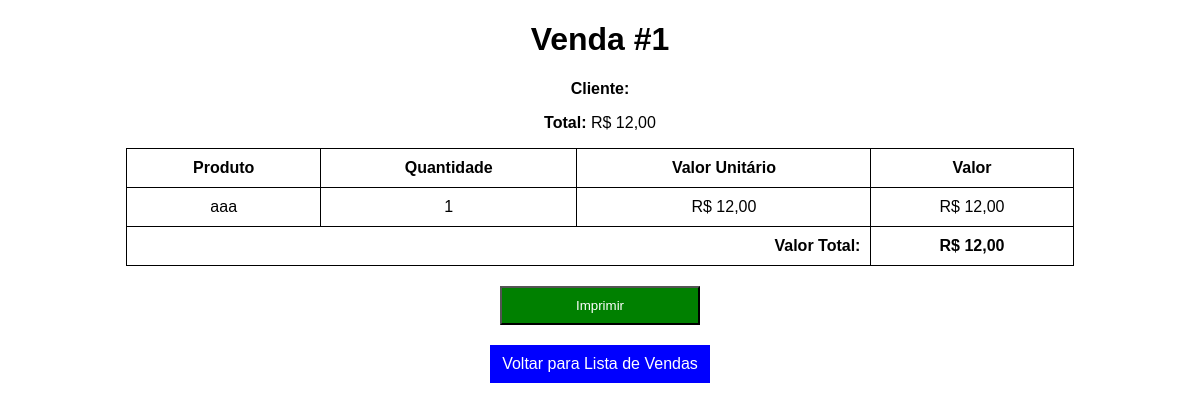
The app's page /vendas/imprimir/1/ with its own data.
### vendas/models.py (models this page shows, shortened)
class vendas(models.Model):
    num_venda = models.AutoField(primary_key=True)
    nome_cliente = models.ForeignKey(Cliente, on_delete=models.CASCADE)
    data_hora = models.DateTimeField(auto_now_add=True)
    total_venda = models.DecimalField(max_digits=10, decimal_places=2, default=0)

class item_venda(models.Model):
    venda = models.ForeignKey(vendas, on_delete=models.CASCADE, related_name="itens")
    produto = models.ForeignKey(Produto, on_delete=models.CASCADE)
    quantidade = models.PositiveIntegerField()
    valor_unit = models.DecimalField(max_digits=10, decimal_places=2)
    valor_total = models.DecimalField(max_digits=10, decimal_places=2)

### produtos/models.py (models this page shows, shortened)
class Produto(models.Model):
    codigo = models.CharField(max_length=20, unique=True)
    descricao = models.CharField(max_length=100)
    marca = models.CharField(max_length=50)
    quantidade_minima = models.DecimalField(max_digits=10, decimal_places=2)
    quantidade = models.DecimalField(max_digits=10, decimal_places=2)
    custo = models.DecimalField(max_digits=10, decimal_places=2)
    preco = models.DecimalField(max_digits=10, decimal_places=2)
    observacao = models.TextField(blank=True, null=True)

### vendas/views.py (the view)
# urls.py: path('imprimir/<int:venda_id>/', imprimir_venda, name='imprimir_venda'),
def imprimir_venda(request, venda_id):
    venda = get_object_or_404(vendas, num_venda=venda_id)
    itens = item_venda.objects.filter(venda=venda)
    return render(request, 'imprimir_venda.html', {'venda': venda, 'itens': itens})

### vendas/templates/imprimir_venda.html (shortened to what this page needs)
<!DOCTYPE html>
<html lang="pt-BR">
<head>
</head>
<body>
    <h1>Venda #{{ venda.num_venda }}</h1>
    <p><strong>Cliente:</strong> {{ venda.cliente.nome }}</p>
    <p><strong>Total:</strong> R$ {{ venda.total_venda }}</p>
    <table>
        <tr>
            <th>Produto</th>
            <th>Quantidade</th>
            <th>Valor Unitário</th>
            <th>Valor</th>
        </tr>
        {% for item in itens %}
        <tr>
            <td>{{ item.produto.descricao }}</td>
            <td>{{ item.quantidade }}</td>
            <td>R$ {{ item.valor_unit }}</td>
            <td>R$ {{ item.valor_total }}</td>
        </tr>
        {% endfor %}
        <tr>
            <td colspan="3" style="text-align: right; font-weight: bold;">Valor Total:</td>
            <td><strong>R$ {{ venda.total_venda }}</strong></td>
        </tr>
    </table>
    <button class="btn btn-print" onclick="window.print()">Imprimir</button>
    <a href="{% url 'lista_vendas' %}" class="btn">Voltar para Lista de Vendas</a>
</body>
</html>

### vendas/templates/imprimir_venda.html (style rules this page uses)
body { font-family: Arial, sans-serif; text-align: center; }
table { width: 80%; margin: 0 auto; border-collapse: collapse; }
th, td { padding: 10px; border: 1px solid black; }
.btn { display: block; margin: 20px auto; padding: 10px; width: 200px; text-align: center; background: blue; color: white; text-decoration: none; }
.btn-print { background: green; }

### records on screen
vendas: num_venda "1", total_venda "12,00"
item_venda: produto.descricao "aaa", quantidade "1", valor_unit "12,00", valor_total "12,00"
